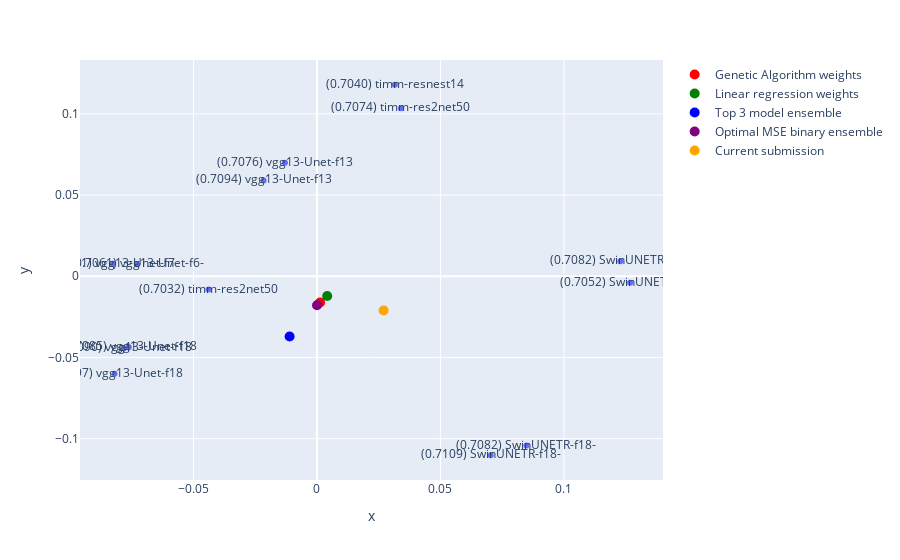

The notebook cell this image was saved under:
### Code cell
# Use PCA to visualise the models in 2D with the correlation as distance
from sklearn.decomposition import PCA
pca = PCA(n_components=2)
embedding = pca.fit_transform(1 - corr)


# plot with plotly express interactive
fig = px.scatter(x=embedding[:, 0], y=embedding[:, 1], text=[f"({dice_scores[folder]:.4f}) {names[folder][:14]}" for folder in folders])

# show the location of the best linear combination
best_normed = best_individual / sum(best_individual)
dice = dice_fitness(best_individual, pred_array, targets)
fig.add_scatter(x=[np.dot(embedding[:, 0], best_normed)], y=[np.dot(embedding[:, 1], best_normed)], mode="markers", marker=dict(size=10, color="red"), name="Genetic Algorithm weights", text=f"({dice:.4f})")

# show the location of the linear regression weights
dice = dice_fitness(weights, pred_array, targets)
fig.add_scatter(x=[np.dot(embedding[:, 0], weights)], y=[np.dot(embedding[:, 1], weights)], mode="markers", marker=dict(size=10, color="green"), name="Linear regression weights", text=f"({dice:.4f})")

# show the location of the simple ensemble
simple_weights = simple_selection / sum(simple_selection)
dice = dice_fitness(simple_selection, pred_array, targets)
fig.add_scatter(x=[np.dot(embedding[:, 0], simple_weights)], y=[np.dot(embedding[:, 1], simple_weights)], mode="markers", marker=dict(size=10, color="blue"), name="Top 3 model ensemble", text=f"({dice:.4f})")

# show the location of the optimal ensemble according to best_selection
best_selection_weights = np.array(best_selection) / sum(best_selection)
dice = dice_fitness(best_selection, pred_array, targets)
fig.add_scatter(x=[np.dot(embedding[:, 0], best_selection_weights)], y=[np.dot(embedding[:, 1], best_selection_weights)], mode="markers", marker=dict(size=10, color="purple"), name="Optimal MSE binary ensemble", text=f"({dice:.4f})")

# show the location of the current submission
current_submission_weights = np.array(current_submission) / sum(current_submission)
dice = dice_fitness(current_submission, pred_array, targets)
fig.add_scatter(x=[np.dot(embedding[:, 0], current_submission_weights)], y=[np.dot(embedding[:, 1], current_submission_weights)], mode="markers", marker=dict(size=10, color="orange"), name="Current submission", text=f"({dice:.4f})")

fig.show()

### Figure 1 — Plotly figure (JSON) as saved in the notebook; plotly's stock layout.template omitted (floating-point values rounded to 4 significant figures)
{"data": [{"hovertemplate": "x=%{x}<br>y=%{y}<br>text=%{text}<extra></extra>", "legendgroup": "", "marker": {"color": "#636efa", "symbol": "circle"}, "mode": "markers+text", "name": "", "orientation": "v", "showlegend": false, "text": ["(0.7109) SwinUNETR-f18-", "(0.7097) vgg13-Unet-f18", "(0.7094) vgg13-Unet-f13", "(0.7090) vgg13-Unet-f18", "(0.7085) vgg13-Unet-f18", "(0.7082) SwinUNETR-f18-", "(0.7082) SwinUNETR-f13-", "(0.7076) vgg13-Unet-f13", "(0.7074) timm-res2net50", "(0.7061) vgg13-Unet-f6-", "(0.7052) SwinUNETR-f13-", "(0.7041) vgg13-Unet-f7-", "(0.7040) timm-resnest14", "(0.7032) timm-res2net50"], "x": [0.07036, -0.08198, -0.02161, -0.0781, -0.07619, 0.0848, 0.1228, -0.01297, 0.034, -0.07289, 0.1268, -0.08265, 0.03152, -0.04393], "xaxis": "x", "y": [-0.1102, -0.06002, 0.05901, -0.04437, -0.04374, -0.1042, 0.009234, 0.06993, 0.1035, 0.007339, -0.003935, 0.007773, 0.1179, -0.008184], "yaxis": "y", "type": "scatter"}, {"marker": {"color": "red", "size": 10}, "mode": "markers", "name": "Genetic Algorithm weights", "text": "(0.7163)", "x": [0.001268], "y": [-0.01614], "type": "scatter"}, {"marker": {"color": "green", "size": 10}, "mode": "markers", "name": "Linear regression weights", "text": "(0.7161)", "x": [0.004135], "y": [-0.01218], "type": "scatter"}, {"marker": {"color": "blue", "size": 10}, "mode": "markers", "name": "Top 3 model ensemble", "text": "(0.7159)", "x": [-0.01108], "y": [-0.03706], "type": "scatter"}, {"marker": {"color": "purple", "size": 10}, "mode": "markers", "name": "Optimal MSE binary ensemble", "text": "(0.7139)", "x": [1.77e-05], "y": [-0.01785], "type": "scatter"}, {"marker": {"color": "orange", "size": 10}, "mode": "markers", "name": "Current submission", "text": "(0.7138)", "x": [0.02699], "y": [-0.02103], "type": "scatter"}], "layout": {"xaxis": {"anchor": "y", "domain": [0.0, 1.0], "title": {"text": "x"}}, "yaxis": {"anchor": "x", "domain": [0.0, 1.0], "title": {"text": "y"}}, "legend": {"tracegroupgap": 0}, "margin": {"t": 60}}}
